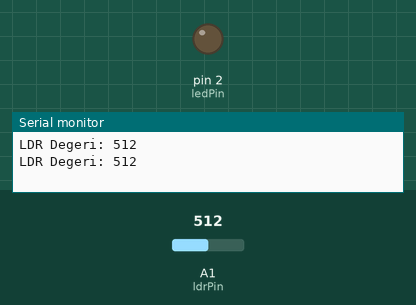
Recording of a sketch running on a simulated Arduino Uno, built with avr-gcc and run on an emulated ATmega328P. On the bench: output pins drawn as LEDs (lit = HIGH), the last lines printed to the serial monitor. The test bench sets the inputs (shaded band); at power-on: A1 (ldrPin) = 512.

Above: at 1.8 s.
1.9 s: A1 (ldrPin) set to 641
3.4 s: A1 (ldrPin) set to 671
At 4.9 s:
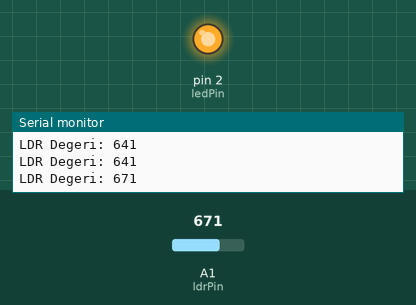
5.5 s: A1 (ldrPin) set to 650
At 6.5 s:
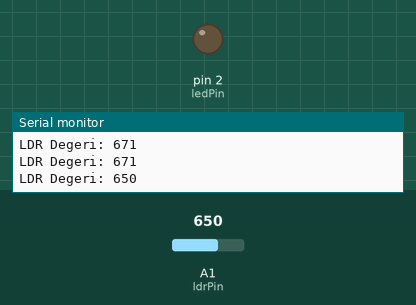
7.5 s: A1 (ldrPin) set to 670
At 9.3 s:
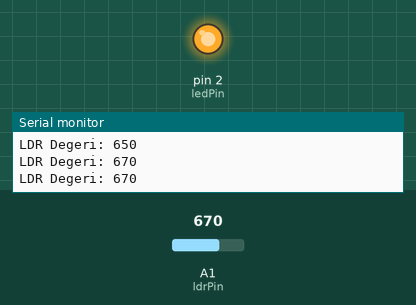
Timing chart, 0 to 10.5 s (numbered marks = the images above; inputs shaded):
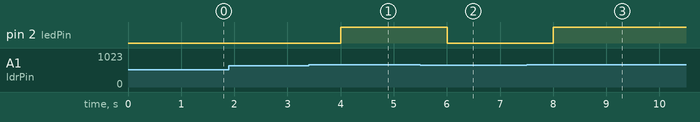

The sketch:

ldr_karanl_kta_yanan_led_uygulamas_1.ino
```cpp
const int ldrPin = A1;  // LDR'nin bağlı olduğu analog pin
const int ledPin = 2; // LED'in bağlı olduğu dijital pin

void setup() {
  pinMode(ldrPin, INPUT);
  pinMode(ledPin, OUTPUT);
}

void loop() {
  // LDR'den okunan değeri al
  int ldrValue = analogRead(ldrPin);

  // Işık seviyesini seri monitöre yazdır (isteğe bağlı)
  Serial.begin(9600);
  Serial.print("LDR Degeri: ");
  Serial.println(ldrValue);

  // Eğer ışık seviyesi belirli bir eşik değerinden düşükse
  // LED'i yak, aksi takdirde söndür
  if (ldrValue < 660) {  // Eşik değeri isteğe bağlı olarak ayarlayabilirsiniz
    digitalWrite(ledPin, LOW); // LED'i yak
  } else {
    digitalWrite(ledPin, HIGH); // LED'i söndür
  }

  delay(1000); // Bir saniye bekleme süresi (isteğe bağlı)
}
```

Measured:
- the behaviour switches between 659 and 660 on A1 (ldrPin) (found by bisection; images 0 and 1)
- after the input at 3.4 s, pin 2 (ledPin): LOW → HIGH after 0.60 s
- after the input at 5.5 s, pin 2 (ledPin): HIGH → LOW after 0.50 s
- after the input at 7.5 s, pin 2 (ledPin): LOW → HIGH after 0.50 s
